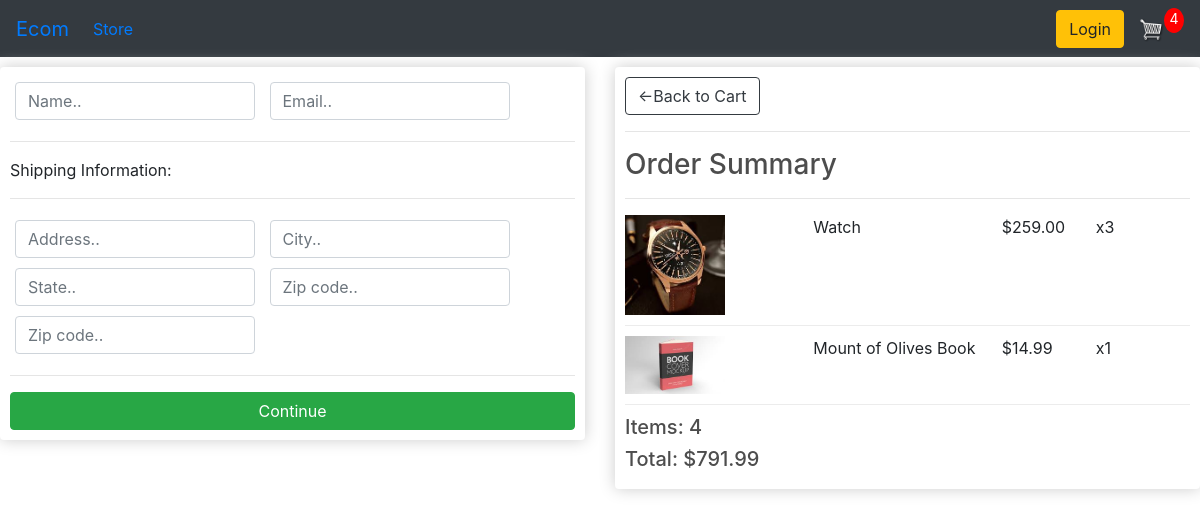
Screenshot of /checkout/ (signed in) with the database file from the repository.
### store/models.py (models this page shows, shortened)
class OrderItem(models.Model):
    product = models.ForeignKey(Product, on_delete=models.SET_NULL, blank=True, null=True)
    order = models.ForeignKey(Order, on_delete=models.SET_NULL, blank=True, null=True)
    quantity = models.IntegerField(default=0, null=True, blank=True)
    date_added = models.DateTimeField(auto_now_add=True)
    @property
    def get_total(self):
        total = self.product.price * self.quantity
        return total

class Product(models.Model):
    name = models.CharField(max_length=200, null=True)
    price = models.FloatField()
    digital = models.BooleanField(default=False, null=True, blank=False) # if the product is a physical product or a digital product
    image = models.ImageField(null=True, blank=True)
    @property
    def imageURL(self):
        try:
            url = self.image.url
        except:
            url = ''
        return url

class Order(models.Model):
    customer = models.ForeignKey(Customer, on_delete=models.SET_NULL, blank=True, null=True)
    date_ordered = models.DateTimeField(auto_now_add=True)
    complete = models.BooleanField(default=False, null=True, blank=False)
    transaction_id = models.CharField(max_length=200, null=True)
    @property
    def get_cart_total(self):
        orderitems =  self.orderitem_set.all()
        total = sum([item.get_total for item in orderitems])
        return total
    @property
    def get_cart_items(self):
        orderitems =  self.orderitem_set.all()
        total = sum([item.quantity for item in orderitems])
        return total

### store/views.py (the view)
# urls.py: path('checkout/', views.checkout, name='checkout'),
def checkout(request):
    if request.user.is_authenticated:
        customer = request.user.customer
        order, created = Order.objects.get_or_create(customer=customer, complete=False)
        items = order.orderitem_set.all()
        cartItems = order.get_cart_items
    else:
        items = []
        order = {'get_cart_total': 0, 'get_cart_items': 0}
        cartItems = order['get_cart_items']
    context = {'items':items, 'order':order, 'cartItems':cartItems}
    return render(request, 'store/checkout.html', context)

### store/templates/store/checkout.html (shortened to what this page needs)
{% extends 'store/main.html' %}
{% load static %}
{% block content %}
    <div class="row">
        <div class="col-lg-6">
            <div class="box-element" id="form-wrapper">
                <form id="form">
                    <div id="user-info">
						<div class="form-field">
							<input required class="form-control" type="text" name="name" placeholder="Name..">
						</div>
						<div class="form-field">
							<input required class="form-control" type="email" name="email" placeholder="Email..">
						</div>
					</div>
                    <div id="shipping-ifo">
                        <hr>
                        <p>Shipping Information:</p>
						<hr>
						<div class="form-field">
							<input class="form-control" type="text" name="address" placeholder="Address..">
						</div>
						<div class="form-field">
							<input class="form-control" type="text" name="city" placeholder="City..">
						</div>
						<div class="form-field">
							<input class="form-control" type="text" name="state" placeholder="State..">
						</div>
						<div class="form-field">
							<input class="form-control" type="text" name="zipcode" placeholder="Zip code..">
						</div>
						<div class="form-field">
							<input class="form-control" type="text" name="country" placeholder="Zip code..">
						</div>
                    </div>
                    <hr>
                    <input id="form-button" class="btn btn-success btn-block" type="submit" value="Continue">
                </form>
            </div>
            <br>
        </div>
        <div class="col-lg-6">
            <div class="box-element">
                <a class="btn btn-outline-dark" href="{% url 'cart' %}">&#x2190;Back to Cart</a>
                <hr>
                <h3>Order Summary</h3>
                <hr>
                {%  for item in items %}
                <div class="cart-row">
					<div style="flex:2"><img class="row-image" src="{{item.product.imageURL}}"></div>
					<div style="flex:2"><p>{{item.product.name}}</p></div>
					<div style="flex:1"><p>${{item.product.price|floatformat:2}}</p></div>
					<div style="flex:1"><p>x{{item.quantity}}</p></div>
				</div>
                {% endfor %}
                <h5>Items: {{order.get_cart_items}}</h5>
                <h5>Total: ${{order.get_cart_total|floatformat:2}}</h5>
            </div>
        </div>
    </div>
{% endblock %}

### static/css/main.css (style rules this page uses)
body { background-color: hsl(0, 0%, 98%); }
h1,h2,h3,h4,h5,h6 { color:hsl(0, 0%, 30%); }
.box-element { box-shadow:hsl(0, 0%, 80%) 0 0 16px; background-color: #fff; border-radius: 4px; padding: 10px; }
.col-lg-4, .col-lg-6, .col-lg-8, .col-lg-12 { margin-top: 10px; }
.btn { border-radius: 0; }
.row-image { width: 100px; }
.form-field { width:250px; display: inline-block; padding: 5px; }
.cart-row { display: flex; align-items: flex-stretch; padding-bottom: 10px; margin-bottom: 10px; border-bottom: 1px solid #ececec; }

### rows the page displays
OrderItem: product.imageURL (picture), product.name "Watch", product.price "259.00", quantity "3"
OrderItem: product.imageURL (picture), product.name "Mount of Olives Book", product.price "14.99", quantity "1"
Order: get_cart_items "4", get_cart_total "791.99"

### other values shown
{{ cartItems }} "4"
